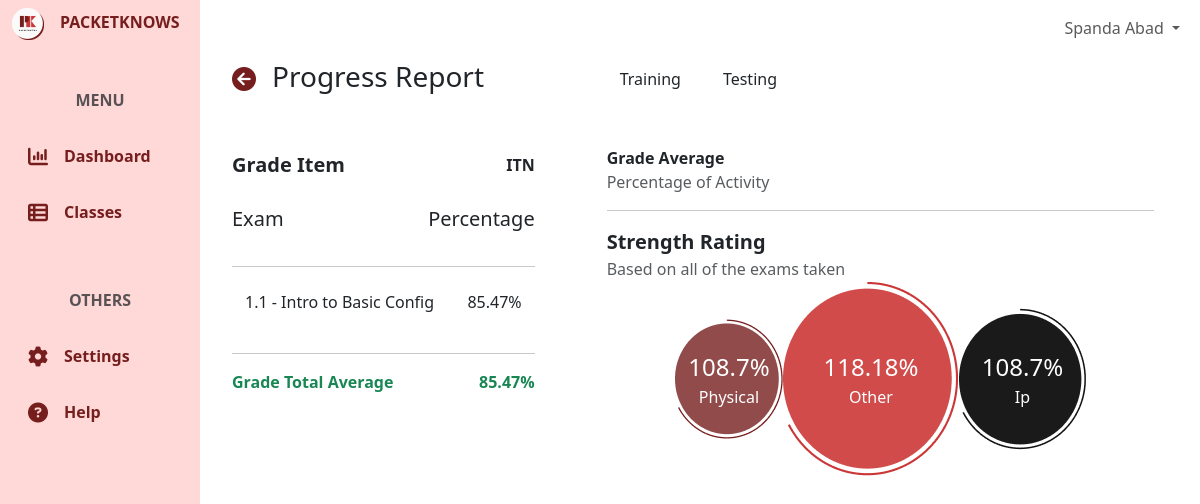
Page /progress-report-instructor/ITN/1/testing/ (signed in) on the committed database.
### user/models.py (models this page shows, shortened)
class CustomUser(AbstractBaseUser, PermissionsMixin):
    email = models.EmailField(unique=True)
    first_name = models.CharField(max_length=50)
    last_name = models.CharField(max_length=50)
    is_active = models.BooleanField(default=True)
    is_staff = models.BooleanField(default=False)
    category = models.ForeignKey(UserCategory, on_delete=models.CASCADE)
    icon = models.ImageField(upload_to= 'user/icons/', blank=True, null=True)
    school_id = models.BigIntegerField(unique=True, blank=True, null=True)
    evidences = models.ImageField(upload_to= 'user/evidences/', blank=True, null=True)
    objects = CustomUserManager()
    USERNAME_FIELD = 'email'
    REQUIRED_FIELDS = ['first_name', 'last_name']
    class Meta:
        verbose_name = 'User'
        verbose_name_plural = 'Users'

### classroom/models.py (models this page shows, shortened)
class Classroom(models.Model):
    name = models.CharField(max_length=255)
    code = models.CharField(max_length=255)
    description = models.CharField(max_length=255)
    icon = models.ImageField(upload_to='classroom/class-icons/', blank=True, null=True)
    section = models.CharField(max_length=50)
    school_year = models.CharField(max_length=50)
    instructor = models.ForeignKey(userModels.CustomUser, on_delete=models.CASCADE, related_name='instructor_classrooms')
    students = models.ManyToManyField(userModels.CustomUser, through='Enrollment', related_name='enrolled_classrooms')
    course = models.ForeignKey(activityModels.Course, on_delete=models.CASCADE)
    is_active = models.BooleanField(default=True)
    date_updated = models.DateTimeField(auto_now=True)
    class Meta:
        ordering = ['-date_updated']
        verbose_name_plural = "Classrooms"

### activity/models.py (models this page shows, shortened)
class BaseActivity(models.Model):
    number = models.CharField(max_length=4)
    name = models.CharField(max_length=255)
    projectID = models.CharField(max_length=255, unique=True)
    answer_key = models.TextField(blank=True,null=True)
    category = models.ForeignKey(ActivityCategory, on_delete=models.CASCADE)
    course = models.ForeignKey(Course, on_delete=models.CASCADE)
    training_task = models.FileField(models.FileField(upload_to='training-tasks/'))
    testing_task = models.FileField(models.FileField(upload_to='training-tasks/'))
    max_physical_points = models.PositiveIntegerField()
    max_basic_config_points = models.PositiveIntegerField()
    max_ip_points = models.PositiveIntegerField()
    max_routing_points = models.PositiveIntegerField()
    max_other_points = models.PositiveIntegerField()
    time_limit = models.PositiveIntegerField()
    class Meta:
        verbose_name_plural = "Base Activities"

### core/views.py (the view)
# urls.py: path('progress-report-instructor/<slug:classSlug>/<int:userID>/testing/', coreViews.ProgressReportTestingInstructorView, name='progressReportTestingInstructor'),
@login_required(login_url='/')
def ProgressReportTestingInstructorView(request, classSlug, userID):
    context = {}
    if request.method == 'POST':
        pass
    else:
        student = CustomUser.objects.get(id=userID)
        context["student"] = student
        userCategory = student.category.name
        if userCategory == "Student":
            classroom = Classroom.objects.get(code=classSlug)
            context["classroom"] = classroom
            context["grades"] = computeTestingProgressReport(student, classroom)
            enrollment = get_object_or_404(Enrollment, student=student, classroom=classroom)
            firstActivity = enrollment.activities.get(base_activity__number="1.1", mode="testing")
            firstActivityScore = computeSingleActivityScore(student, firstActivity.id)
            bar_chart_labels = firstActivityScore['labels']
            bar_chart_data = firstActivityScore['data']
            context["barChartLabels"] = json.dumps(bar_chart_labels)
            context["barChartData"] = json.dumps(bar_chart_data)
            enrollment = get_object_or_404(Enrollment, student=student, classroom=classroom)
            enrollment.date_updated = timezone.now()
            enrollment.save()
    return render(request, 'core/progress-report-testing.html', context)

### templates/core/progress-report-testing.html (shortened to what this page needs)
{% extends 'core/base.html' %}
{% block content %}
<div class="container-fluid h-100">
    <div class="row h-100">
        <div class="col-2 fixed-top bg-pink h-100" id="green">
            {% include 'core/components/sidebar.html'%}
        </div>
        <div class="col-md-10 ms-auto" style="padding: 0; overflow-x: hidden !important;">
            {% include 'core/components/topnav.html'%}
            <main class="mt-5 pt-1">
                {% if request.user.category.name == 'Student'%}
                    {% include 'core/progress-reports/student-progress-report-testing.html'%}
                {% elif request.user.category.name == 'Self Learner'%}
                    {% include 'core/progress-reports/selfLearner-progress-report-testing.html'%}
                {% elif request.user.category.name == 'Instructor'%}
                    {% include 'core/progress-reports/instructor-progress-report-testing.html'%}
                {% endif %}
            </main>
        </div>
    </div>
</div>
{% endblock %}

### templates/core/components/topnav.html (shortened to what this page needs)
<nav class="navbar navbar-expand-lg navbar-light bg-white fixed-top col-md-9 ms-sm-auto col-lg-10">
    <div class="container-fluid">
            <ul class="navbar-nav ms-auto">
                <li class="nav-item dropdown">
                    <a class="nav-link dropdown-toggle" href="#" id="userDropdown" role="button" data-bs-toggle="dropdown" aria-expanded="false">
                      {{user.first_name}} {{user.last_name}}
                    </a>
                </li>
            </ul>
    </div>
</nav>

### templates/core/progress-reports/instructor-progress-report-testing.html (shortened to what this page needs)
{% load static %}
<div class="container">
    <div class="row ms-2 mt-2 mb-4 ">
        <div class="col-md-4 ">
            <div class="d-flex align-items-center text-center">
                <a class="mb-1" href="{% url 'core:classes'%}"><i class="fa-solid fa-xl fa-circle-arrow-left" style="color: #761E1E;"></i></a>
                <h3 class="ms-3">Progress Report</h3>
            </div>
            <div class="d-flex justify-content-between align-items-center mt-5">
                <p class="fw-bold fs-5">Grade Item</p>
                <p class="fw-bold ">{{classroom.code}}</p>
            </div>
            <div class="d-flex justify-content-between align-items-center mt-2">
                <p class="fs-5">Exam</p>
                <p class="fs-5">Percentage</p>
            </div>
            {% for exam in grades.testing_percentages %}
            <hr>
            <button id="exam_{{ exam.id }}" class="btn exam-div d-flex w-100 justify-content-between align-items-center mt-2"
                 data-exam-number="{{ exam.number }}"
                 data-exam-name="{{ exam.name }}"
                 data-physical-percentage="{{ exam.physical_percentage }}"
                 data-basic-config-percentage="{{ exam.basic_config_percentage }}"
                 data-ip-percentage="{{ exam.ip_percentage }}"
                 data-routing-percentage="{{ exam.routing_percentage }}"
                 data-other-percentage="{{ exam.other_percentage }}"
                 data-total-percentage="{{ exam.total_percentage }}">
                <p class="">{{ exam.number }} - {{ exam.name }}</p>
                <p class="">{{ exam.total_percentage }}%</p>
            </button>
            {% endfor %}
            <hr>
            <div class="d-flex justify-content-between align-items-center mt-2">
                <p class="text-success fw-bold">Grade Total Average</p>
                <p class="text-success fw-bold">{{grades.total_testing_percentage}}%</p>
            </div>
        </div>
        <div class="col-md-7 ms-5">
            <div class="d-flex mb-5">
                <a href="{% url 'core:progressReportTrainingInstructor' classSlug=classroom.code userID=student.id%}"><button id="trainingBtn" class="btn me-3">Training</button></a>
                <a href="{% url 'core:progressReportTestingInstructor' classSlug=classroom.code userID=student.id%}"><button id="testingBtn" class="btn">Testing</button></a>
            </div>
            <div class="fw-bold">
                Grade Average
            </div>
            <div class="text-muted">
                Percentage of Activity
            </div>
            <hr>
            <div class="fw-bold fs-5">
                Strength Rating
            </div>
            <div class="text-muted">
                Based on all of the exams taken
            </div>
            <div class="d-flex align-items-center justify-content-center">
                <div class="rating rating-1 d-inline-block">
                    <div class="rating-label text-white">
                        <p class="fs-4 p-0 m-0">{{ grades.top_testing_categories.1.average_percentage }}%</p>
                        <p class=" p-0 m-0">{{grades.top_testing_categories.1.name}}</p>
                    </div>
                    <img src="{% static 'res/icons/Dashboard/Dashboard-circle2.png' %}" alt="" class="img-fluid">
                </div>
                <div class="rating rating-1 d-inline-block">
                    <div class="rating-label text-white">
                        <p class="fs-4 p-0 m-0">{{grades.top_testing_categories.0.average_percentage}}%</p>
                        <p class=" p-0 m-0">{{grades.top_testing_categories.0.name}}</p>
                    </div>
                    <img src="{% static 'res/icons/Dashboard/Dashboard-circle.png' %}" alt="" class="img-fluid">
                </div>
                <div class="rating rating-1 d-inline-block">
                    <div class="rating-label text-white">
                        <p class="fs-4 p-0 m-0">{{grades.top_testing_categories.2.average_percentage}}%</p>
                        <p class=" p-0 m-0">{{grades.top_testing_categories.2.name}}</p>
                    </div>
                    <img src="{% static 'res/icons/Dashboard/Dashboard-circle3.png' %}" alt="" class="img-fluid">
                </div>
            </div>
        </div>
    </div>
</div>

### static/css/global.css (style rules this page uses)
.bg-pink { background-color: #FFD8D8; }
.bg-white { background-color: #FAFAFA; }

### static/css/dashboards/studentDashboard.css (style rules this page uses)
.rating { position: relative; text-align: center; }
.rating-label { position: absolute; top: 50%; left: 50%; transform: translate(-50%, -50%); }

### rows in the picture
CustomUser: first_name "Spanda", last_name "Abad"
Classroom: code "ITN"
BaseActivity: number "1.1", name "Intro to Basic Config"

### other values in the picture
{{ exam.total_percentage }} "85.47"
{{ grades.total_testing_percentage }} "85.47"
{{ grades.top_testing_categories.1.average_percentage }} "108.7"
{{ grades.top_testing_categories.1.name }} "Physical"
{{ grades.top_testing_categories.0.average_percentage }} "118.18"
{{ grades.top_testing_categories.0.name }} "Other"
{{ grades.top_testing_categories.2.average_percentage }} "108.7"
{{ grades.top_testing_categories.2.name }} "Ip"
